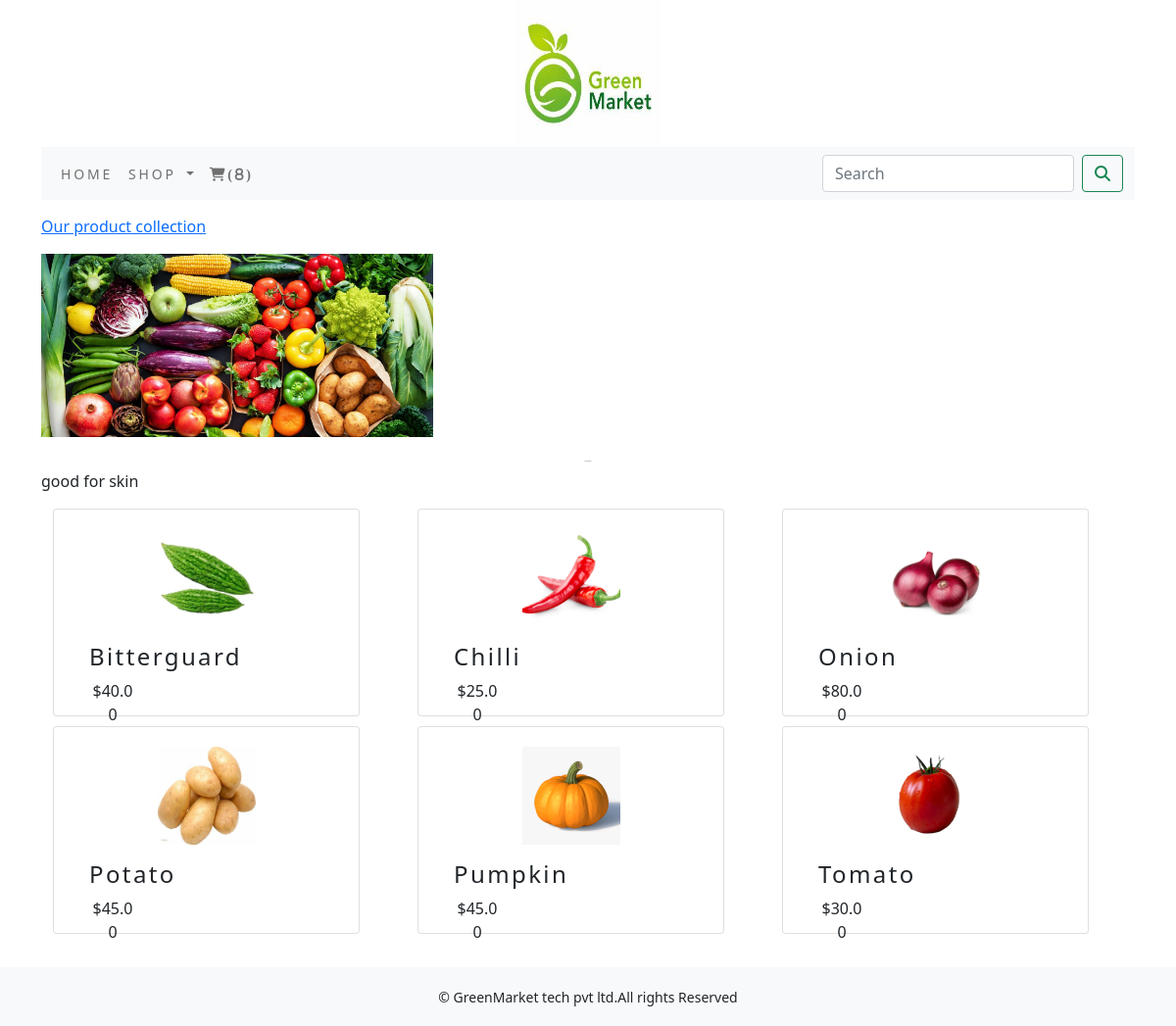
/shop3/vegitables/, run on the app's committed database.
### shop3/models.py (models this page shows, shortened)
class Category(models.Model):
    name=models.CharField(max_length=250,unique=True)
    slug=models.SlugField(max_length=250,unique=True)
    description=models.TextField(blank=True)
    image=models.ImageField(upload_to='category',blank=True)
    class Meta:
        ordering=('name',)
        verbose_name='category'
        verbose_name_plural='categories'
    def get_url (self):
        return reverse('shop3:products_by_category',args=[self.slug])

class Product(models.Model):
    name=models.CharField(max_length=250,unique=True)
    slug=models.SlugField(max_length=250,unique=True)
    description=models.TextField(blank=True)
    price=models.DecimalField(max_digits=10,decimal_places=2)
    category=models.ForeignKey(Category,on_delete=models.CASCADE)
    image=models.ImageField(upload_to='product',blank=True)
    stock=models.IntegerField()
    available=models.BooleanField(default=True)
    created=models.DateTimeField(auto_now_add=True)
    updated=models.DateTimeField(auto_now=True)
    def get_url(self):
        return reverse('shop3:prodCatdetail',args=[self.category.slug,self.slug])
    class Meta:
        ordering=('name',)
        verbose_name='product'
        verbose_name_plural='products'
    def product():
        return None

### shop3/views.py (the view)
# urls.py: path('', views.allProdCat, name='allProdCat'),
def allProdCat(request,c_slug=None):
     c_page=None
     products_list=None
     if c_slug!=None:
         c_page=get_object_or_404(Category,slug=c_slug)
         products_list=Product.objects.all().filter(category=c_page,available=True)
     else:
         products_list=Product.objects.all().filter(available=True)
     paginator=Paginator(products_list,6)
     try:
         page=int(request.GET.get('page','1'))
     except:
         page=1
     try:
         products=paginator.page(page)
     except (EmptyPage,InvalidPage):
         products=paginator.page(paginator.num_pages)
     return render(request,"category.html",{'category':c_page,'products':products})

### cart/context_processors.py (called while the page is built)
def counter(request):
    item_count=0
    if 'admin' in request.path:
        return {}
    else:
        try:
            cart=Cart.objects.filter(cart_id=_cart_id(request))
            cart_items=CartItem.objects.all().filter(cart=cart[:1])
            for cart_item in cart_items:
               item_count += cart_item.quantity
        except Cart.DoesNotExist:
            item_count=0
    return dict(item_count=item_count)

### cart/views.py (called while the page is built)
def _cart_id(request):
    cart=request.session.session_key
    if not cart:
        cart=request.session.create()
        return cart

### shop3/context_processors.py (called while the page is built)
def menu_links(request):
    links=Category.objects.all()
    return dict(links=links)

### templates/category.html (shortened to what this page needs)
{% extends 'base.html' %}
{% load static %}
{% block content %}
{% if category %}
   <div>
       <div class="row my_row_class">
           <div class="mx-auto">
           <p><a href="{% url 'shop3:allProdCat' %}"> Our product collection</a></p>
       </div>
           </div>
   </div>
  {% endif %}
<div class="mx_auto">
    {% if category %}
    <img class="my_image" src="{{category.image.url}}" alt="{{category.name}}" style="width:400px;height=400px;">
</div>
   <br>
<div>
    <h1 class="text-center my_title">{{category.name}}</h1>
    <p class="text-justify">{{category.description}}</p>
</div>
     {% endif %}
<div class="container">
    <div class="row mx_auto">
        {% for product in products.object_list %}
        <div class="my_bottom_margin col-9 col-sm-12  col-md-4  xol-lg-4 ">
            <div class="card text-center" style="width:90%; height:100%; padding:20px;">
                <a href="{{product.get_url}}"><img class="card-img-top my_image" src="{{product.image.url}}" style="width:100px;height:100px;" alt="{{product.name}}" > </a>
            <div class="card-body" style=" width:80px; height:70px;">
                <h4>{{product.name}}</h4>
                <p>${{product.price}}</p>
            </div>
            </div>
        </div>
        {% endfor %}
    </div>
    <br>
</div>
{% endblock %}

### static/css/custom.css (style rules this page uses)
body { font-family: 'Roboto', sans-serif; }
.my_row_class { padding-top:15px; }
.my_title { font-size:1px; text_transform:uppercase; letter-spacing:.2em; }
.my_bottom_margin { margin-bottom:10px; }
.card-body h4 { font-size:24px; display:flex; letter-spacing:.1em; }

### data on the page
Category: image (picture), description "good for skin"
Product: image (picture), name "Bitterguard", price "40.00"
Product: image (picture), name "Chilli", price "25.00"
Product: image (picture), name "Onion", price "80.00"
Product: image (picture), name "Potato", price "45.00"
Product: image (picture), name "Pumpkin", price "45.00"
Product: image (picture), name "Tomato", price "30.00"

### other printed values
{{ item_count }} "8"
